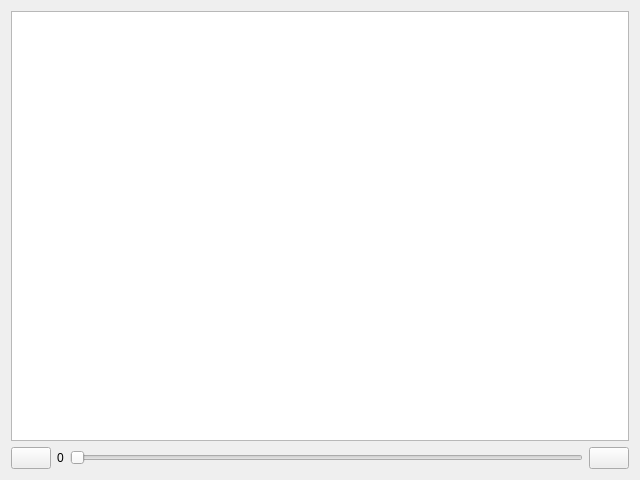
<?xml version="1.0" encoding="UTF-8"?>
<ui version="4.0">
 <class>WidgetStrainVideo</class>
 <widget class="QWidget" name="WidgetStrainVideo">
  <property name="geometry">
   <rect>
    <x>0</x>
    <y>0</y>
    <width>640</width>
    <height>480</height>
   </rect>
  </property>
  <property name="windowTitle">
   <string>Form</string>
  </property>
  <layout class="QVBoxLayout" name="verticalLayout">
   <item>
    <widget class="WidgetResult" name="widgetResult"/>
   </item>
   <item>
    <layout class="QHBoxLayout" name="horizontalLayout">
     <item>
      <widget class="QPushButton" name="btnPrev">
       <property name="text">
        <string/>
       </property>
       <property name="icon">
        <iconset resource="resources.qrc">
         <normaloff>:/icons/icons/resultset_previous.png</normaloff>:/icons/icons/resultset_previous.png</iconset>
       </property>
       <property name="iconSize">
        <size>
         <width>16</width>
         <height>16</height>
        </size>
       </property>
      </widget>
     </item>
     <item>
      <widget class="QLabel" name="lblIndex">
       <property name="text">
        <string>0</string>
       </property>
      </widget>
     </item>
     <item>
      <widget class="QSlider" name="horizontalSlider">
       <property name="orientation">
        <enum>Qt::Horizontal</enum>
       </property>
      </widget>
     </item>
     <item>
      <widget class="QPushButton" name="btnNext">
       <property name="text">
        <string/>
       </property>
       <property name="icon">
        <iconset resource="resources.qrc">
         <normaloff>:/icons/icons/resultset_next.png</normaloff>:/icons/icons/resultset_next.png</iconset>
       </property>
       <property name="iconSize">
        <size>
         <width>16</width>
         <height>16</height>
        </size>
       </property>
      </widget>
     </item>
    </layout>
   </item>
  </layout>
 </widget>
 <customwidgets>
  <customwidget>
   <class>WidgetResult</class>
   <extends>QGraphicsView</extends>
   <header>ui/widgetresult.h</header>
  </customwidget>
 </customwidgets>
 <resources>
  <include location="resources.qrc"/>
 </resources>
 <connections>
  <connection>
   <sender>horizontalSlider</sender>
   <signal>valueChanged(int)</signal>
   <receiver>WidgetStrainVideo</receiver>
   <slot>display(int)</slot>
   <hints>
    <hint type="sourcelabel">
     <x>174</x>
     <y>467</y>
    </hint>
    <hint type="destinationlabel">
     <x>5</x>
     <y>398</y>
    </hint>
   </hints>
  </connection>
 </connections>
 <slots>
  <slot>display(int)</slot>
 </slots>
</ui>
